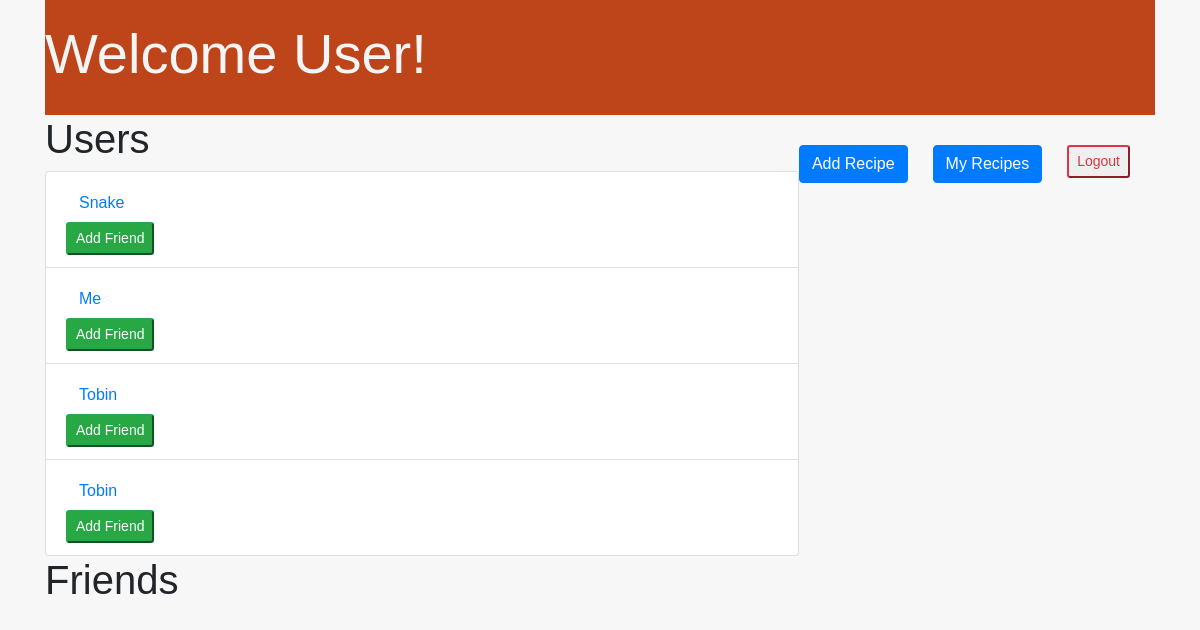
Page /user_friends/2 (signed in) on the committed database.
### recipe_db/models.py (models this page shows)
class User(models.Model):
    first_name = models.CharField(max_length=100)
    last_name = models.CharField(max_length=100)
    email = models.CharField(max_length=200)
    password = models.CharField(max_length=255)
    objects = UserManager()
    created_at = models.DateTimeField(auto_now_add=True)
    updated_at = models.DateTimeField(auto_now=True)

### recipe_db/views.py (the view)
# urls.py: path('user_friends/<int:id>', views.user_friends),
def user_friends(request, id):
    context = {
        'curr_user': User.objects.get(id=id),
        'users': User.objects.exclude(id=request.session['id']),
        'friends': Friendship.objects.filter(creator=request.session['id'])
    }
    return render(request, 'user_friends.html', context)

### recipe_db/templates/user_friends.html (shortened to what this page needs)
<!DOCTYPE html>
<html lang="en">
<head>
    <link rel="stylesheet" href="https://stackpath.bootstrapcdn.com/bootstrap/4.5.0/css/bootstrap.min.css">
    {% load static %}
    <link rel="stylesheet" href="{% static 'css/user_profile.css' %}">
</head>
<body>
    <div class="container">
        <div id="header">
            <div class="title">
                <h1 class="display-4">Welcome {{request.session.user}}!</h1>
            </div>
            <div class="nav float-right">
                <ul class="nav nav-pills">
                    <li class="nav-item">
                        <a href="/add_recipe" class="btn btn-primary">Add Recipe</a>
                    </li>
                    <li class="nav-item">
                        <a href="/profile/{{request.session.id}}" class="btn btn-primary">My Recipes</a>
                    </li>
                    <li class="nav-item">
                        <form action="/logout" method="POST">
                            <input type="submit" value="Logout" class="logout btn-sm btn-outline-danger">
                        </form>
                    </li>
                </ul>
            </div>
        </div>
        <div id="user_lists">
            <div class="users">
                <h1 class="display-6">Users</h1>
                <ul class="list-group">
                    {% for user in users %}
                    <li class="list-group-item">
                        <a href="/friend_profile/{{user.id}}" class="btn btn-link">{{user.first_name}}</a> <form action="/add_friend/{{user.id}}" method="POST">
                            <button class="btn-sm btn-success" type="submit">Add Friend</button>
                        </form>
                    </li>
                    {% endfor %}
                </ul>
            </div>
            <div class="friends">
                <h1 class="display-6">Friends</h1>
            </div>
        </div>
    </div>
</body>
</html>

### recipe_db/static/css/user_profile.css (style rules this page uses)
* { padding: 0; margin: 0; font-family: axia, sans-serif; font-weight: 400; font-style: normal; }
body { background-color: rgb(247, 247, 247); }
li { list-style-position: inside; }
.title { color: whitesmoke; background: #BE441A; padding: 20px 0; }
.nav { vertical-align: top; margin-top: 15px; }
.nav-item { margin-right: 25px; }

### rows in the picture
User: first_name "Snake"
User: first_name "Me"
User: first_name "Tobin"
User: first_name "Tobin"

### other values in the picture
{{ request.session.user }} "User"
